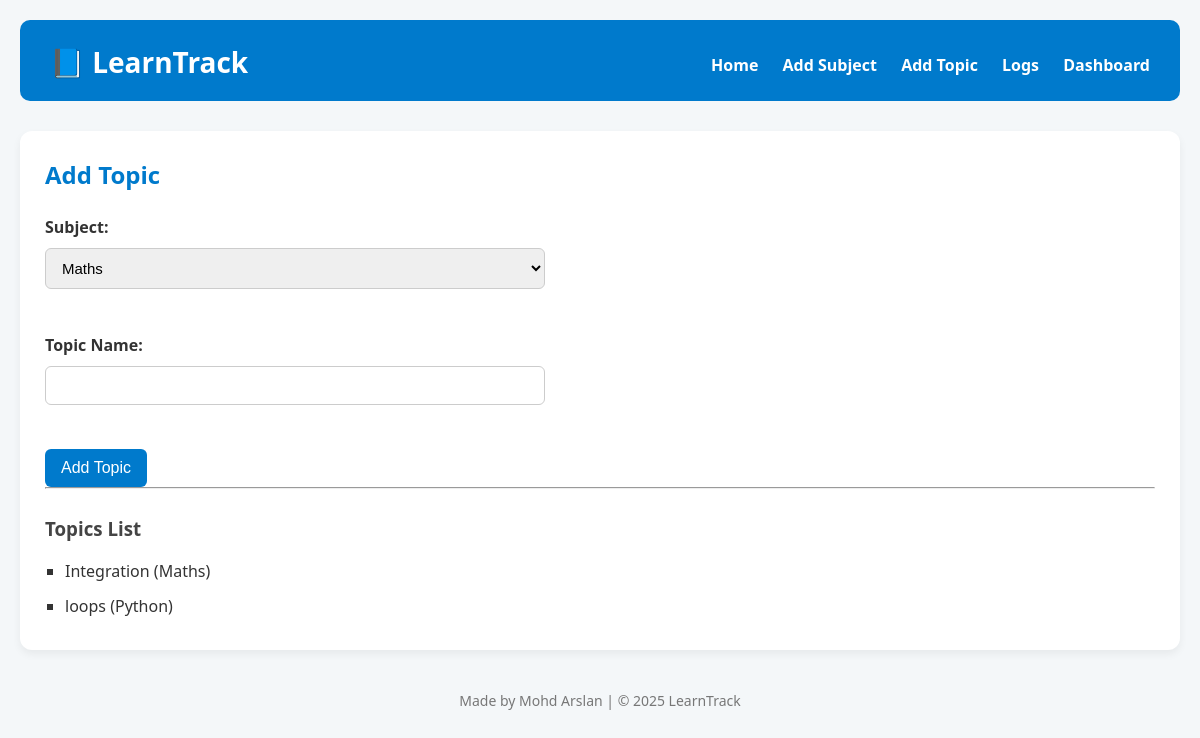
/topics, run on an earlier commit of the app's database.
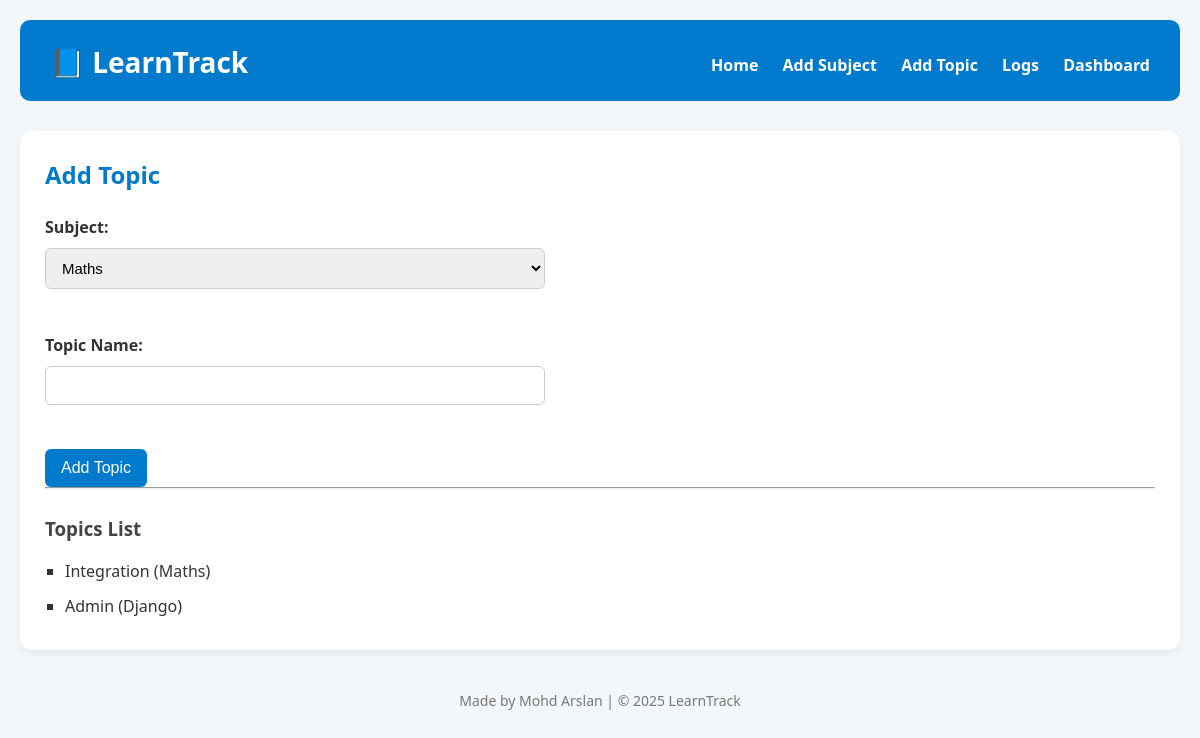
And on a later commit of the database.
### tables this page shows
CREATE TABLE topics (
                id INTEGER PRIMARY KEY AUTOINCREMENT,
                subject_id INTEGER,
                name TEXT NOT NULL,
                FOREIGN KEY(subject_id) REFERENCES subjects(id)
            );

CREATE TABLE subjects (
                id INTEGER PRIMARY KEY AUTOINCREMENT,
                name TEXT NOT NULL
            );

### app.py (the view, shortened to what this page needs)
@app.route('/topics', methods=['GET', 'POST'])
def topics():
    from models import get_connection  # Optional: just to be safe if not imported globally
    with get_connection() as conn:
        cursor = conn.cursor()
        cursor.execute("SELECT id, name FROM subjects")
        subjects = cursor.fetchall()
    with get_connection() as conn:
        cursor = conn.cursor()
        cursor.execute('''
            SELECT t.id, t.name, s.name
            FROM topics t
            JOIN subjects s ON t.subject_id = s.id
        ''')
        topics_list = cursor.fetchall()
    return render_template('topics.html', topics=topics_list, subjects=subjects)

### models.py (called while the page is built)
def get_connection():
    return sqlite3.connect(DB_NAME)

### templates/topics.html
{% extends 'base.html' %}
{% block content %}
<h2>Add Topic</h2>
<form method="POST">
    <label for="subject">Subject:</label>
    <select name="subject_id" required>
        {% for subject in subjects %}
        <option value="{{ subject[0] }}">{{ subject[1] }}</option>
        {% endfor %}
    </select><br><br>
    <label for="topic_name">Topic Name:</label>
    <input type="text" name="topic_name" required><br><br>
    <button type="submit">Add Topic</button>
</form>
<hr>
<h3>Topics List</h3>
<ul>
    {% for topic in topics %}
    <li>{{ topic[1] }} ({{ topic[2] }})</li>
    {% endfor %}
</ul>
{% endblock %}

What changed in the data, as far as the page shows it:
removed topics: name "loops", name "Python"
added topics: name "Admin", name "Django"
